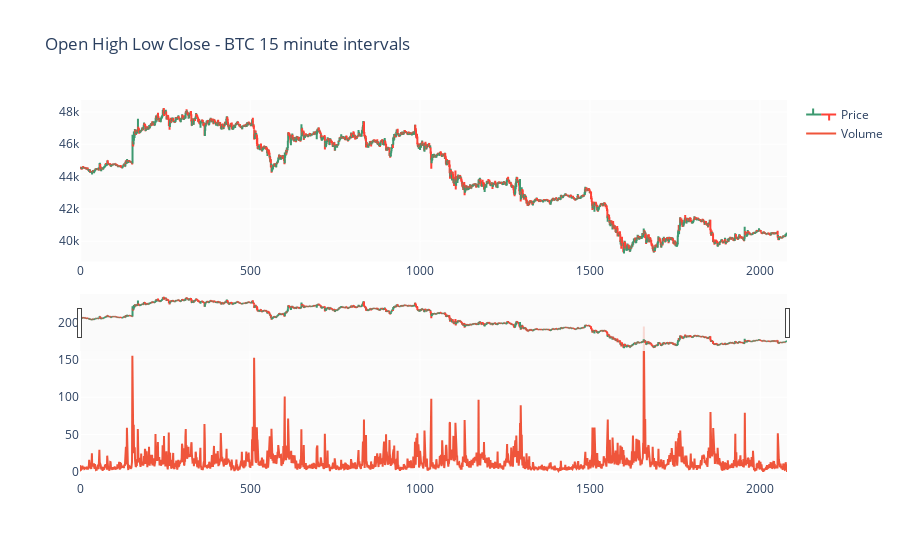

The code cell stored with this chart in its notebook:
### Code cell
fig = make_subplots(rows=2, cols=1)

fig.add_trace(go.Ohlc(x=btc_df.index,
                      open=btc_df.open,
                      high=btc_df.high,
                      low=btc_df.low,
                      close=btc_df.close,
                      name='Price'), row=1, col=1)
fig.update_layout(
    title="Open High Low Close - BTC 15 minute intervals"
    )

fig.add_trace(go.Scatter(x=btc_df.index, y=btc_df.Volume, name='Volume'), row=2, col=1)
fig.update(layout_xaxis_rangeslider_visible=True)
fig.show()
fig.write_image(f'images/{img_name}ohlc.png')

### Figure 1 — Plotly figure (JSON) as saved in the notebook; plotly's stock layout.template omitted (floating-point values rounded to 4 significant figures; data arrays with more than 128 entries replaced by an {"elided": "..."} marker saying what was removed)
{"data": [{"close": {"elided": "2080 float values"}, "high": {"elided": "2080 float values"}, "low": {"elided": "2080 float values"}, "name": "Price", "open": {"elided": "2080 float values"}, "type": "ohlc", "x": {"elided": "2080 int values"}, "xaxis": "x", "yaxis": "y"}, {"name": "Volume", "type": "scatter", "x": {"elided": "2080 int values"}, "xaxis": "x2", "y": {"elided": "2080 float values"}, "yaxis": "y2"}], "layout": {"autosize": true, "title": {"text": "Open High Low Close - BTC 15 minute intervals"}, "xaxis": {"anchor": "y", "autorange": true, "domain": [0, 1], "range": [-0.5, 2080.0], "rangeslider": {"autorange": true, "range": [-0.5, 2080.0], "visible": true, "yaxis": {"_template": null, "rangemode": "match"}}, "type": "linear"}, "xaxis2": {"anchor": "y2", "autorange": true, "domain": [0, 1], "range": [0, 2079], "type": "linear"}, "yaxis": {"anchor": "x", "autorange": true, "domain": [0.575, 1], "range": [38750.0, 48740.0]}, "yaxis2": {"anchor": "x2", "autorange": true, "domain": [0, 0.425], "range": [-10.76, 205.4], "type": "linear"}}}
